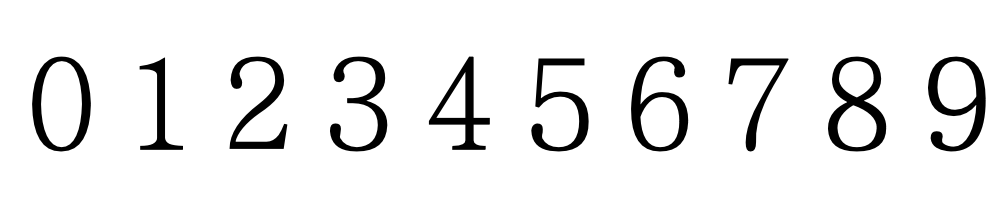
#> input picture mooc/hias-dip/end/template.png, 996 x 220 px
$ python -i end.py   (imports and definitions only)   (older library calls are emulated)
#> lines starting #> are read from the running program, lines starting #| are printed output that depends on the picture; after the words box and inside, x2 and y2 are one past the last pixel; in counts of white or black regions, pixels touching at a corner belong together
import cv2
import sys
import numpy
import numpy as np

from PySide6.QtWidgets import QApplication, QLabel, QMainWindow, QPushButton, QFileDialog, QSlider, QComboBox
from PySide6.QtCore import QFile, QIODevice, Slot
from PySide6.QtUiTools import QUiLoader
from PySide6 import QtGui


# [112 lines that did not run here, left out]


def sort_outlet(outlet, method='left2right'):
    boxs = [cv2.boundingRect(o) for o in outlet]
    reverse = False
    i = 0
    if method == 'right2left' or method == 'bottom2top':
        reverse = True
    if method == 'top2bottom' or method == 'bottom2top':
        i = 1

    (outlet, boxs) = zip(*sorted(zip(outlet, boxs), key=lambda x: x[1][i], reverse=reverse))

    return outlet, boxs


def template():
    img = cv2.imread('template.png')
#> img is the input picture: shape (220, 996, 3); min 0, max 255, mean 236.5
    template_to_find = cv2.cvtColor(img, cv2.COLOR_BGR2GRAY)
    template_to_find = cv2.threshold(template_to_find, 10, 255, cv2.THRESH_BINARY_INV)[1]
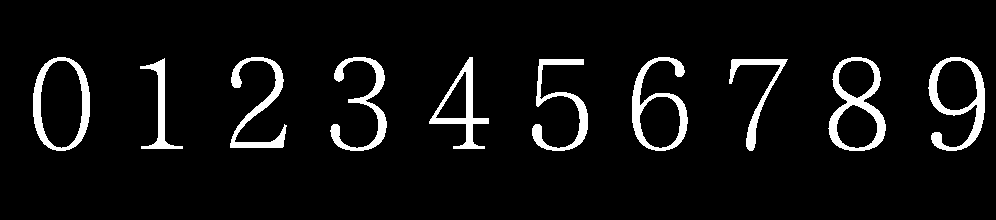
#> template_to_find: shape (220, 996); 6.3% white; 10 white regions
    cv2.imwrite('template_to_find.png', template_to_find)

    outlet, attribute = cv2.findContours(template_to_find.copy(), cv2.RETR_EXTERNAL, cv2.CHAIN_APPROX_SIMPLE)
#> outlet = 10 contours; largest, box (x1, y1, x2, y2) and area: (33, 57, 90, 151) 4300, (828, 57, 886, 151) 3891, (928, 57, 985, 151) 3079, (632, 57, 688, 151) 3005, (429, 57, 489, 149) 1854; attribute = [[1, -1, -1, -1], [2, 0, -1, -1], [3, 1, -1, -1], [4, 2, -1, -1], [5, 3, -1, -1], [6, 4, -1, -1], [7, 5, -1, -1], [8, 6, -1, -1], [9, 7, -1, -1], [-1, 8, -1, -1]]

    # cv2.drawContours(img, outlet, -1, (0, 0, 255), 3)
    # cv2.imshow("img", img)
    # cv2.waitKey(0)

    sorted_outlet = sort_outlet(outlet)[0]
#> in sort_outlet, `boxs = [cv2.boundingRect(o) for o in outlet]`: boxs = [(729, 59, 59, 92), (532, 59, 56, 92), (140, 58, 43, 91), (928, 57, 57, 94), (828, 57, 58, 94), (632, 57, 56, 94), (429, 57, 60, 92), (330, 57, 57, 94), (230, 57, 57, 91), (33, 57, 57, 94)]
#> in sort_outlet, `(outlet, boxs) = zip(*sorted(zip(outlet, boxs), key=lambda x: x[1][i],..`: boxs = ((33, 57, 57, 94), (140, 58, 43, 91), (230, 57, 57, 91), (330, 57, 57, 94), (429, 57, 60, 92), (532, 59, 56, 92), (632, 57, 56, 94), (729, 59, 59, 92), (828, 57, 58, 94), (928, 57, 57, 94))
#> sorted_outlet has the same summary as outlet

    digit2outlet = {}

    for i, o in enumerate(sorted_outlet):
        (x, y, w, h) = cv2.boundingRect(o)
        box = template_to_find[y:y + h, x:x + w]
        box = cv2.resize(box, (60, 90))
        digit2outlet[i] = box
#> this loop made 10 passes
#> pass 1, in template, `box = template_to_find[y:y + h, x:x + w]`:
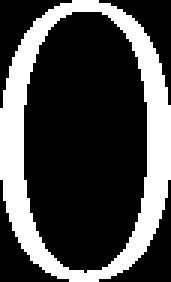
#> box: shape (94, 57) (shown 3 times larger); 27.9% white; 1 white region, box (x1, y1, x2, y2) and area: (0, 0, 57, 94) 1497
#> pass 1, in template, `box = cv2.resize(box, (60, 90))`:
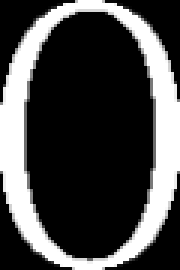
#> box: shape (90, 60) (shown 3 times larger); min 0, max 255, mean 71.1
#> pass 2, in template, `box = template_to_find[y:y + h, x:x + w]`:
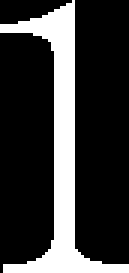
#> box: shape (91, 43) (shown 3 times larger); 22.3% white; 1 white region, box (x1, y1, x2, y2) and area: (0, 0, 43, 91) 873
#> pass 2, in template, `box = cv2.resize(box, (60, 90))`:
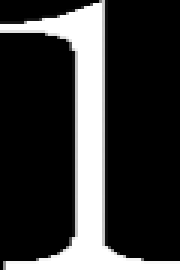
#> box: shape (90, 60) (shown 3 times larger); min 0, max 255, mean 56.6
#> after the loop, digit2outlet = 10 items

    return digit2outlet


# [12 lines not run here, left out]

>>> result = template()
#> result = 10 items
